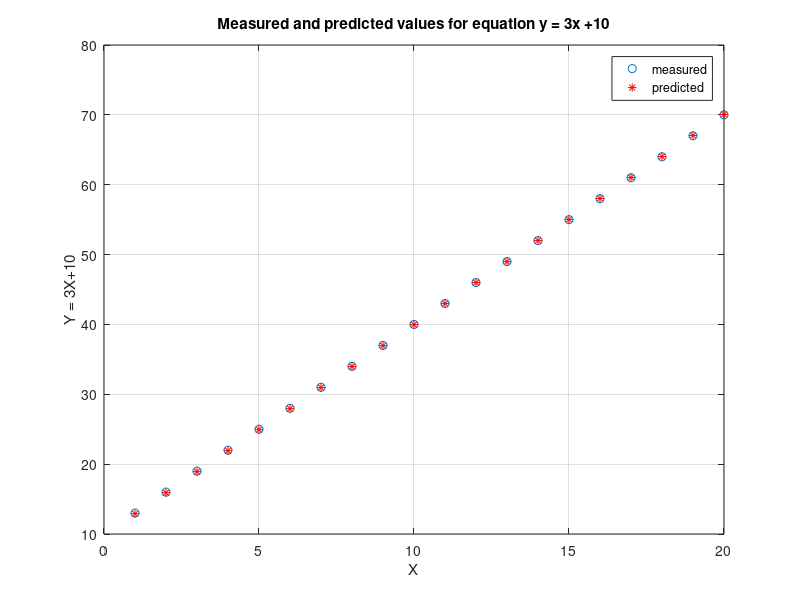

This chart was generated by the following MATLAB code:
% Program to perform Gradient Descent ALgorithm

% Clear memory of all variable names and values
clear all;

%Close all existing sessions
close all;

% Define x and y vectors: x is set of 20 numbers from 1 and 20
% y is 3x+10

x = [1:20].'; % Defining a column vector of 20 numbers 
y = 3.*x +10; % Defining y = 3x+10

m = length(y); % store the number of training examples = m
x = [ ones(m,1) x]; % Add a column of ones to x
n = size(x,2); % number of features =n

theta_vec = [0 0]'; % Initial theta vector to start simulation
alpha = 0.002; % alpha is initialized to a small value
err = [0 0]'; % Allowed error

% Now we define a loop to perform updating scheme for gradient descent

for i = 1:10000 % loop runs for 10000 steps
	h_theta = (x*theta_vec); 
	h_theta_v = h_theta*ones(1,n);
	y_v = y*ones(1,n);
	theta_vec = theta_vec - alpha*1/m*sum((h_theta_v - y_v).*x).';
	err(:,i) = 1/m*sum((h_theta_v - y_v).*x).';
end

% Now we plot the results (real and predicted)
figure;
plot(x(:,2),y,'o'); %plot real values of x versus y with 'o' symbol
hold on
plot(x(:,2),x*theta_vec,'r*'); % on above plot, also plot predicted 
% values of x with red '*' symbols

legend('measured', 'predicted');
grid on;
xlabel('X');
ylabel('Y = 3X+10');
title('Measured and predicted values for equation y = 3x +10');

